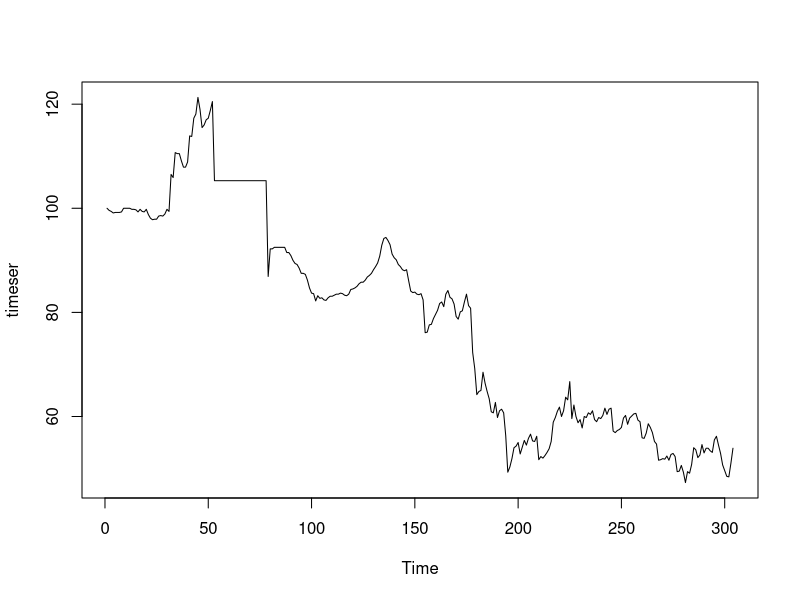
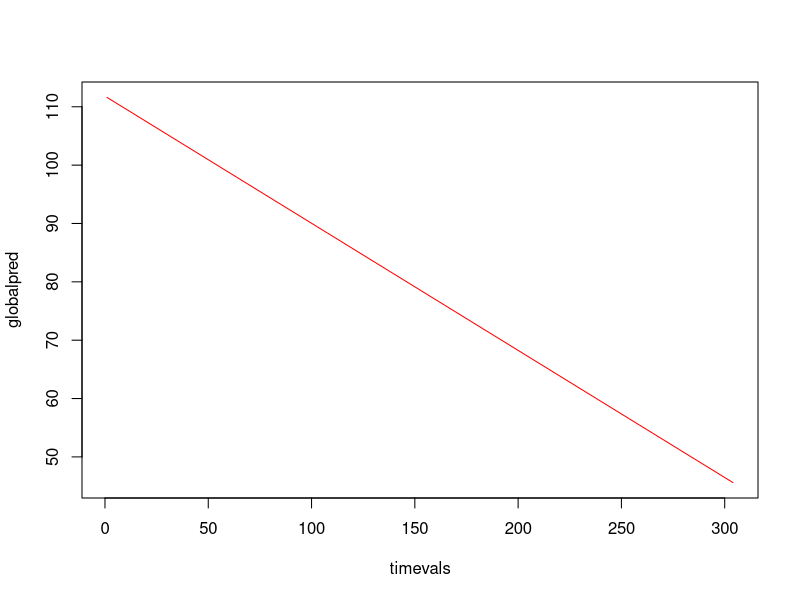
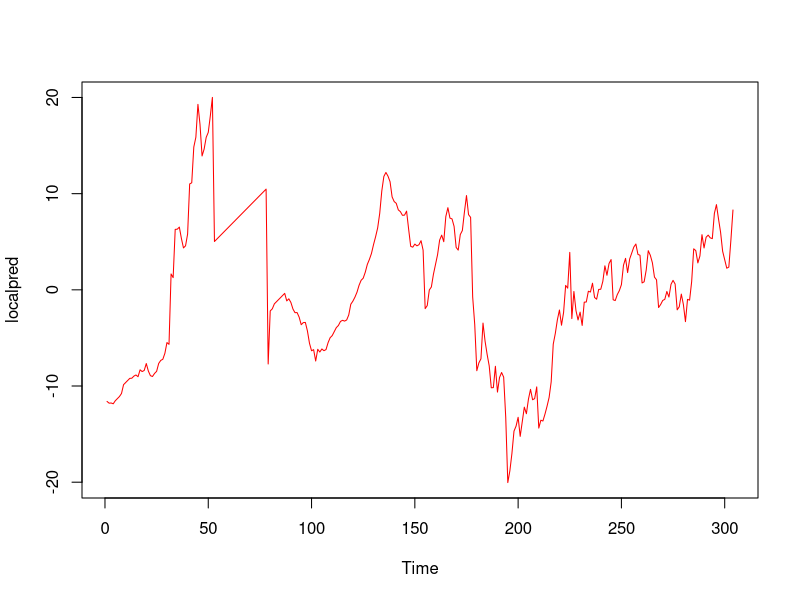

The R script that drew these images, in order:
#Loading the required libraries

library(graphics)
library(forecast)

#loading the file into R

exchange_rate_data <- read.csv("exchange-rate-twi.csv", header = T, sep = ',')

nrow(exchange_rate_data)

#Converting dataframe to time series

timeser <- ts(exchange_rate_data$Exchange.Rate.TWI)
plot(timeser)

#Building final model in R

timevals <- c(1:nrow(exchange_rate_data))

timeseriesdf <- as.data.frame(cbind(timevals, as.vector(timeser)))
colnames(timeseriesdf) <- c('Month', 'Exchange_Rate')

lmfit <- lm(Exchange_Rate ~ Month, data=timeseriesdf)
globalpred <- predict(lmfit, Month=timevals)
plot(timevals, globalpred, col='red', type = "l")

#Now, let's inspect the local component of the time series

localpred <- timeser - globalpred
plot(localpred, col='red', type = "l")